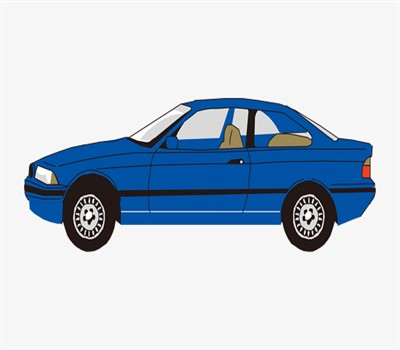
#> input picture Image.jpg, 400 x 350 px
$ python 'resize the image.py'
#> lines starting #> are read from the running program, lines starting #| are printed output that depends on the picture
#how the resize an image by python => pillow
# install: pip install Pillow
# import Image

from PIL import Image

image = input("Enter The Image : ")
#> the answer given: Image.jpg

# Open The Image
image = Image.open(image)
#> image is the input picture: PIL image 400x350 RGB; mean R, G, B 193.2, 204.5, 216.7

# show The old Image
image.show()

Width = int(input("Enter The Width Of The Image : "))
#> the answer given: 100
Height = int(input("Enter The Height Of The Image : "))
#> the answer given: 100

# img.resize(Width , Height)
new_img = image.resize((Width,Height))
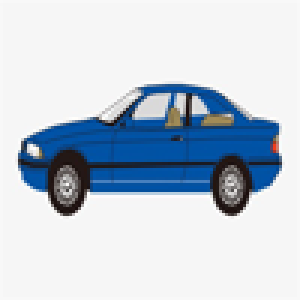
#> new_img: PIL image 100x100 RGB (shown 3 times larger); mean R, G, B 193.2, 204.5, 216.7

# Save Image
new_img.save('result.jpg')

# show The new Image
new_img.show()
